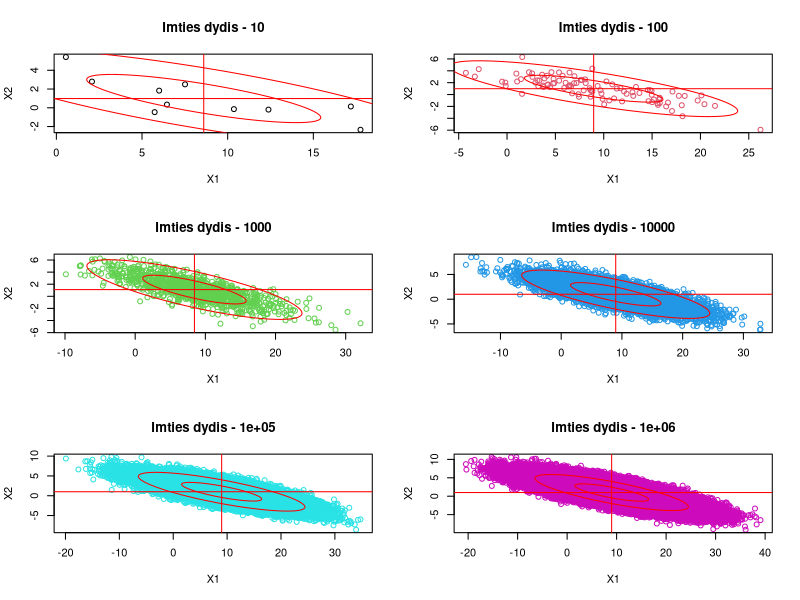
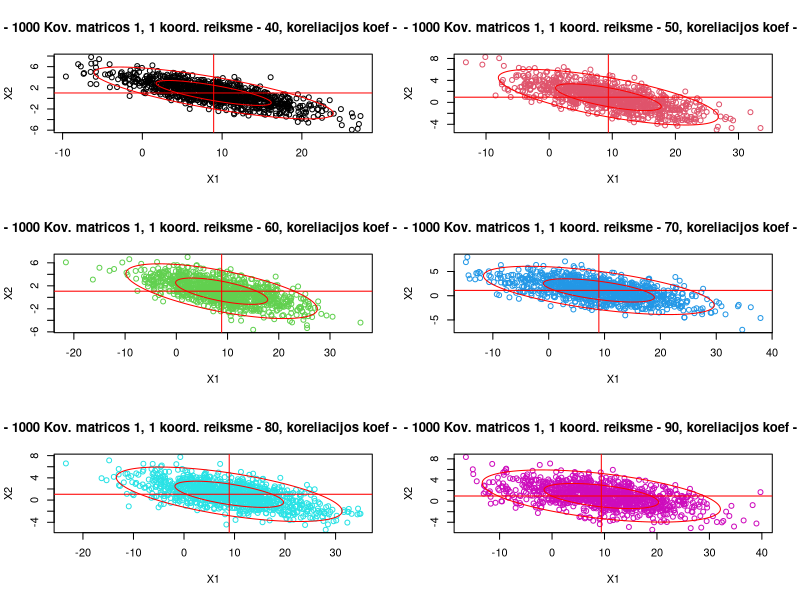
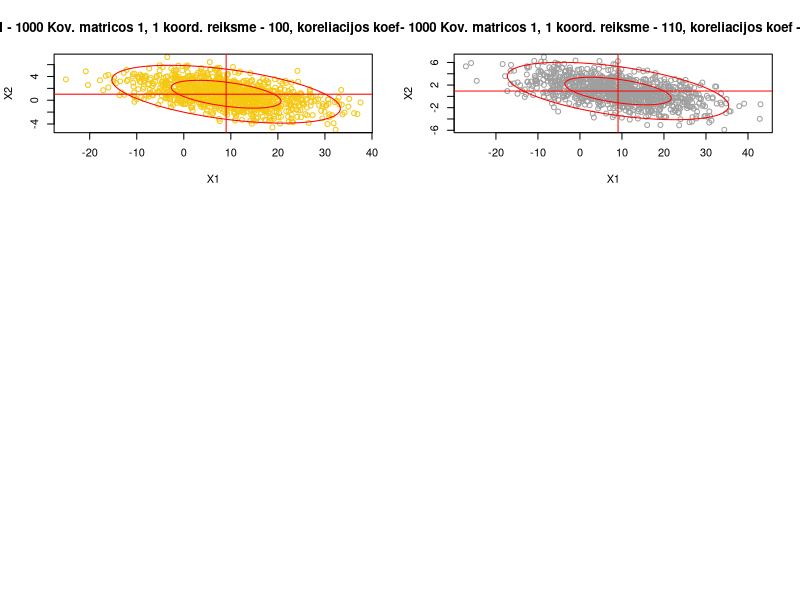
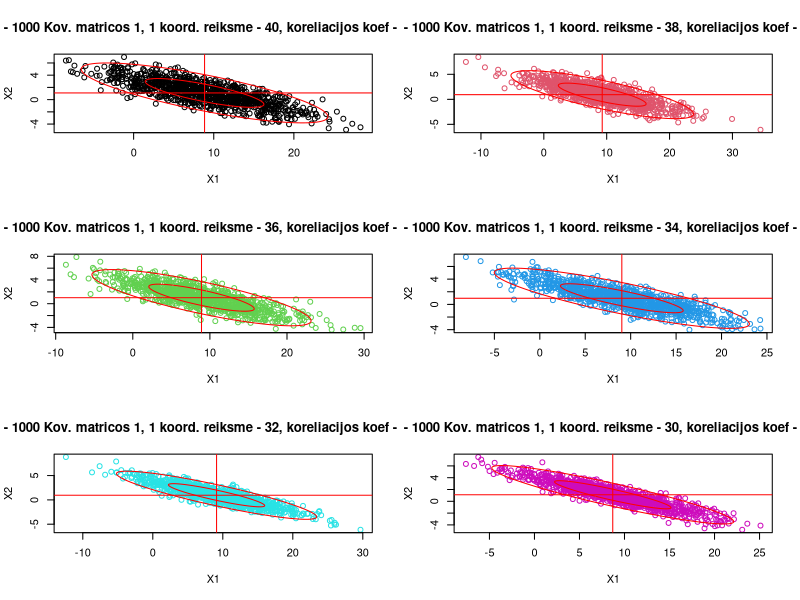
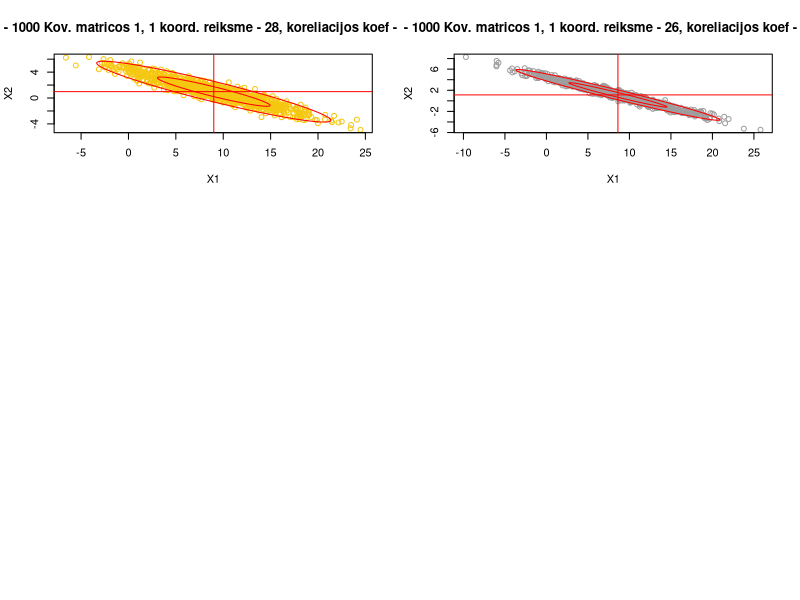
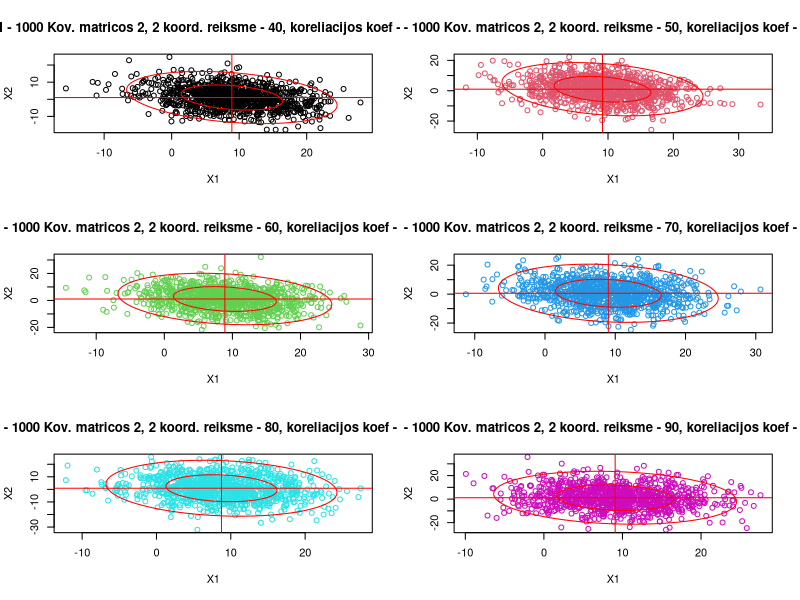
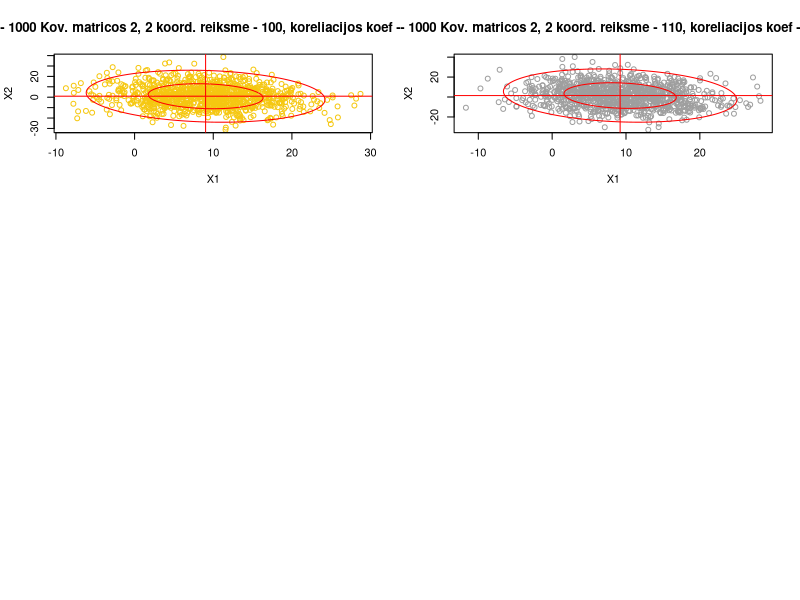
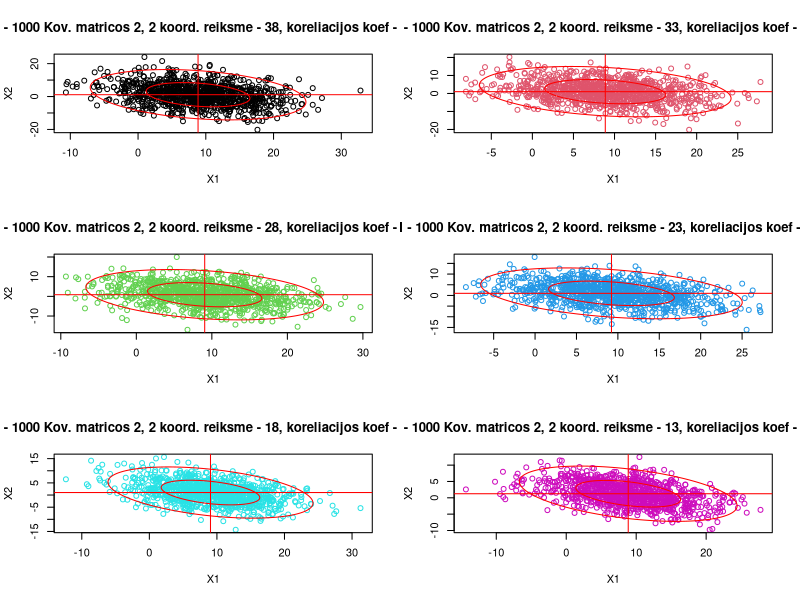

Write the R code that produced these figures, in order.
## ---- chunk 1
knitr::opts_chunk$set(echo = TRUE)
## ---- chunk 2
#1.Realizuokite dvimačio Gauso atsitiktinių dydžių generavimo funkciją, kuri generuotų dydžius su vidurkiu M ir kovariacine matrica R (žr. variantų lentelę). Ši funkcija gali naudotis tik vienamačio standartinio Gauso atsitiktinio dydžio generatoriumi rnorm(n). Tolimesnei užduočiai naudokite šią savo sudarytą funkciją.

set.seed(6)

mu1 <- 9
mu2 <- 1

M <- c(mu1, mu2)

R <- matrix(
   c(
      40, -10,
      -10, 4
   ),
   nrow = 2, ncol = 2
)

# -- 1 --

DvimatisGausoAD <- function(N, M, R){
   # Cholesky dekompozicija
   
   # Transponuota cholesky dekompozicija
   Chol = t(chol(R))
   
   Z = matrix(
      rnorm(2 * N),
      nrow = 2, ncol = N
   )
   DvimatisGauso = t(Chol %*% Z) +
      matrix(
         rep(M, N),
         byrow = T, ncol = 2
      )
   return(DvimatisGauso)
}

# -------
# -- 2 --

N <- c(10, 100, 1000, 10000)

print("Tikra kovariacine matrica:")
R

for(i in 1:length(N)){
   print(paste0("Kovariacine matrica, kai N = ", N[i]))
   print(round(cov(DvimatisGausoAD(N[i], M, R)), 1))
}

print("Tikri vidurkiai:")
M

for(i in 1:length(N)){
   print(paste0("Vidurkiai, kai N = ", N[i]))
   print(round(colMeans(DvimatisGausoAD(N[i], M, R)), 1))
}

# -------
# -- 3 --

# Function to draw ellipse for bivariate normal data
library(mixtools)
ellipses <- function(DvimatisGauso, alpha){
  Xbar <- apply(DvimatisGauso,2,mean)
  S <- cov(DvimatisGauso)
  ellipse(Xbar, S, alpha = alpha, col="red")
}

# Kuomet keiciam N
N <- c(10, 100, 1000, 10000, 100000, 1000000)
DvimaciaiGauso <- list(
   DvimatisGausoAD(N[1], M, R),
   DvimatisGausoAD(N[2], M, R),
   DvimatisGausoAD(N[3], M, R),
   DvimatisGausoAD(N[4], M, R),
   DvimatisGausoAD(N[5], M, R),
   DvimatisGausoAD(N[6], M, R)
)

par(mfrow=c(3,2))
for(i in 1:6){
  item <- paste("Imties dydis - ",N[i],sep="")
  plot(DvimaciaiGauso[[i]],xlab="X1",ylab="X2",main=item, col=i)
  ellipses(DvimaciaiGauso[[i]],.5)
  ellipses(DvimaciaiGauso[[i]],.05)
  abline(v = apply(DvimaciaiGauso[[i]],2,mean)[1], col="red")
  abline(h = apply(DvimaciaiGauso[[i]],2,mean)[2], col="red")
}
par(mfrow=c(1,1))


KeiciamParametrus <- function(PirmaKoord, AntraKoord, ReiksmeNuo, ReiksmesDidinimas, KiekReiksmiu, N){
   DvimaciaiGauso <- list()
   matrica <- R
   Koreliacijos <- NULL
   koordinate <- seq(ReiksmeNuo, by = ReiksmesDidinimas, length.out = KiekReiksmiu)
   for(i in 1:KiekReiksmiu){
      matrica[PirmaKoord, AntraKoord] <- koordinate[i]
      DvimaciaiGauso[[i]] <- DvimatisGausoAD(N, M, matrica)
      print(matrica)
      print(eigen(matrica)$values >= 0)
      Koreliacijos <- c(Koreliacijos, round(matrica[2,1] / ( sqrt(matrica[1,1]) * sqrt(matrica[2,2]) ), 3))
      print(Koreliacijos[i])
   
   }
   par(mfrow=c(3,2))
   for(i in 1:KiekReiksmiu){
      item <- paste0("N - ", N, " Kov. matricos ", PirmaKoord, ", ", AntraKoord, " koord. reiksme - ", koordinate[i], ", koreliacijos koef - ", Koreliacijos[i])
      plot(DvimaciaiGauso[[i]],xlab="X1",ylab="X2",main=item, col=i)
      ellipses(DvimaciaiGauso[[i]],.5)
      ellipses(DvimaciaiGauso[[i]],.05)
      abline(v = apply(DvimaciaiGauso[[i]],2,mean)[1], col="red")
      abline(h = apply(DvimaciaiGauso[[i]],2,mean)[2], col="red")
   }
   par(mfrow=c(1,1))
}


# Kuomet didinam kovariacines matricos 1,1 koordinate
KeiciamParametrus(1, 1, 40, 10, 8, 1000)

# Kuomet mazinam kovariacines matricos 1,1 koordinate
KeiciamParametrus(1, 1, 40, -2, 8, 1000)

# Kuomet didinam kovariacines matricos 2,2 koordinate
KeiciamParametrus(2, 2, 40, 10, 8, 1000)

# Kuomet mazinam kovariacines matricos 2,2 koordinate
KeiciamParametrus(2, 2, 38, -5, 8, 1000)

# Kuomet didinam kovariacines matricos 1,2 koordinate
KeiciamParametrus(1, 2, -10, 3, 8, 1000)

# Kuomet mazinam kovariacines matricos 1,2 koordinate
KeiciamParametrus(1, 2, -10, -1, 3, 1000)

# Kuomet didinam kovariacines matricos 2,1 koordinate
KeiciamParametrus(2, 1, -10, 3, 8, 1000)

# Kuomet mazinam kovariacines matricos 2,1 koordinate
KeiciamParametrus(2, 1, -10, -1, 3, 1000)

# -------





# Literatura
# https://www.itl.nist.gov/div898/handbook/pmc/section5/pmc542.htm
# https://blog.revolutionanalytics.com/2016/08/simulating-form-the-bivariate-normal-distribution-in-r-1.html
# https://www2.stat.duke.edu/courses/Spring12/sta104.1/Lectures/Lec22.pdf
